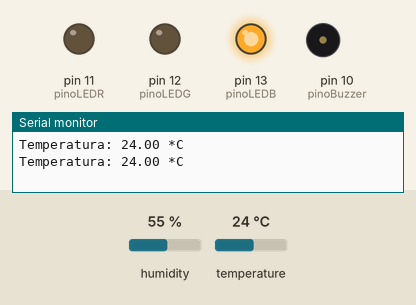
This sketch was run on a simulated Arduino Uno, built with avr-gcc and run on an emulated ATmega328P. On the bench: output pins drawn as LEDs (lit = HIGH), buzzer (waves = sounding), the last lines printed to the serial monitor. The inputs (shaded band) are chosen by the test bench; at power-on: temperature 24 °C, humidity 55 %.

Above: at 5.3 s.
5.4 s: temperature set to 22 °C
At 7.5 s:
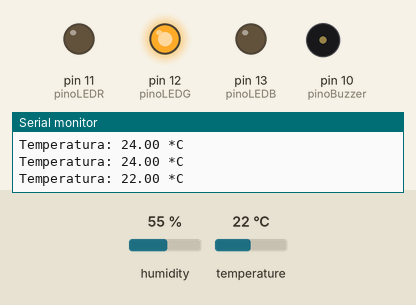
9.0 s: temperature set to 28 °C
At 10.7 s:
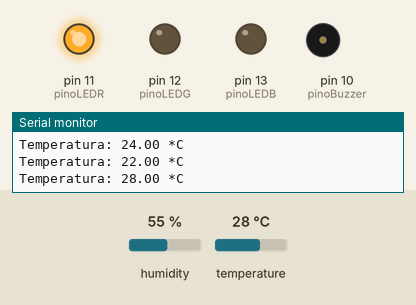
16.4 s: temperature set to 12 °C
At 19.4 s:
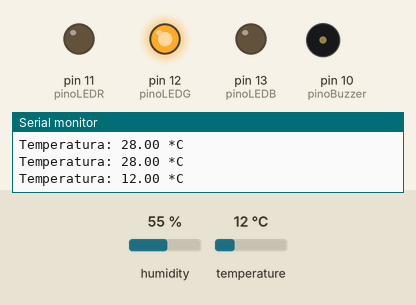
20.0 s: temperature set to 33 °C
At 20.6 s:
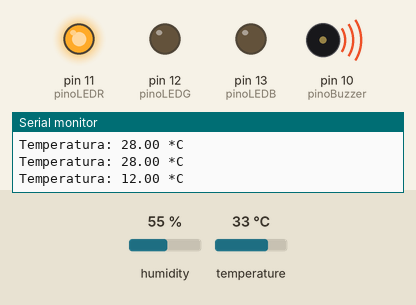
Timing chart, 0 to 28.4 s (numbered marks = the images above; inputs shaded):
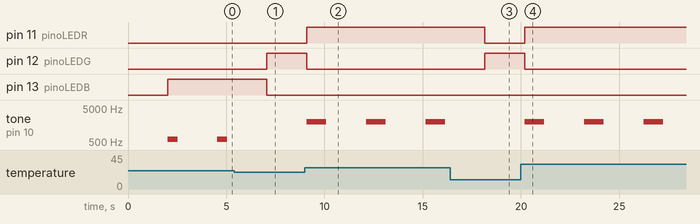

Measured:
- the behaviour switches between 24 and 23 °C on temperature (found by bisection; images 0 and 1)
- after the input at 5.4 s, pin 12 (pinoLEDG): LOW → HIGH after 1.7 s; pin 13 (pinoLEDB): HIGH → LOW after 1.7 s; tone on pin 10 (pinoBuzzer): stays silent (without the input it goes to 600 Hz after 1.7 s)
- after the input at 9.0 s, pin 11 (pinoLEDR): LOW → HIGH after 0.10 s; pin 12 (pinoLEDG): HIGH → LOW after 0.10 s; tone on pin 10 (pinoBuzzer): alternates 2000 Hz for 1.0 s and silent for 2.0 s, starting after 0.10 s
- after the input at 16.4 s, pin 11 (pinoLEDR): HIGH → LOW after 1.8 s; pin 12 (pinoLEDG): LOW → HIGH after 1.8 s; tone on pin 10 (pinoBuzzer): stays silent (without the input it goes to 2000 Hz after 1.8 s)
- after the input at 20.0 s, pin 11 (pinoLEDR): LOW → HIGH after 0.19 s; pin 12 (pinoLEDG): HIGH → LOW after 0.19 s; tone on pin 10 (pinoBuzzer): alternates 2000 Hz for 1.0 s and silent for 2.0 s, starting after 0.19 s
- by itself, tone on pin 10 (pinoBuzzer): alternates 600 Hz for 0.50 s and silent for 2.0 s

The sketch:

projeto_alarme.ino
```cpp
/*
 * Projeto Alarme
 */

// Inclui a bibliote DHT que possui as funções dos sensores do tipo DHT
#include "DHT.h"

const int pino_dht = 9; // DHT
const int pinoLEDR = 11;
const int pinoLEDG = 12;
const int pinoLEDB = 13;
const int pinoBuzzer = 10;

float temperatura;
float umidade;

DHT dht(pino_dht, DHT11); // define o pino e o tipo de DHT

void setup() {
  Serial.begin(9600);
  dht.begin(); // inicializa o sensor DHT

  // Configura os pinos dos LEDs e buzzer
  pinMode(pinoLEDB, OUTPUT);
  pinMode(pinoLEDG, OUTPUT);
  pinMode(pinoLEDR, OUTPUT);
  pinMode(pinoBuzzer, OUTPUT);
}

void loop() {
  delay(2000); // 2s (Datasheed) entre uma leitura e outra

  // A leitura da temperatura ou umidade pode levar 250ms
  // O Atraso do sensor pode chegar a 2s
  temperatura = dht.readTemperature(); // lê a temperatura em Celsius
  umidade = dht.readHumidity(); // lê a umidade

  // Se ocorreu alguma falha durante a leitura
  if(isnan(umidade) || isnan(temperatura)){
    // Acende branco
    digitalWrite(pinoLEDR, HIGH);
    digitalWrite(pinoLEDG, HIGH);
    digitalWrite(pinoLEDB, HIGH);
  }
  else{

    if(temperatura > 26){
      // Acende vermelho e aciona buzzer a 2000Hz
      digitalWrite(pinoLEDR, HIGH);
      digitalWrite(pinoLEDG, LOW);
      digitalWrite(pinoLEDB, LOW);
      tone(pinoBuzzer, 2000);
      delay(1000);
    }

    else if(temperatura > 23 && temperatura < 26){
      // Acende azul e aciona buzzer a 1000Hz
      digitalWrite(pinoLEDR, LOW);
      digitalWrite(pinoLEDG, LOW);
      digitalWrite(pinoLEDB, HIGH);
      tone(pinoBuzzer, 600);
      delay(500);
    }
    else{
      // Acende verde
      digitalWrite(pinoLEDR, LOW);
      digitalWrite(pinoLEDG, HIGH);
      digitalWrite(pinoLEDB, LOW);
    }

    // Imprime o valor de temperatura
    Serial.print("Temperatura: ");
    Serial.print(temperatura);
    Serial.print(" *C ");

    Serial.print("\t");
    Serial.println();

    // Desliga o buzzer
    noTone(pinoBuzzer);
  }

}
```
